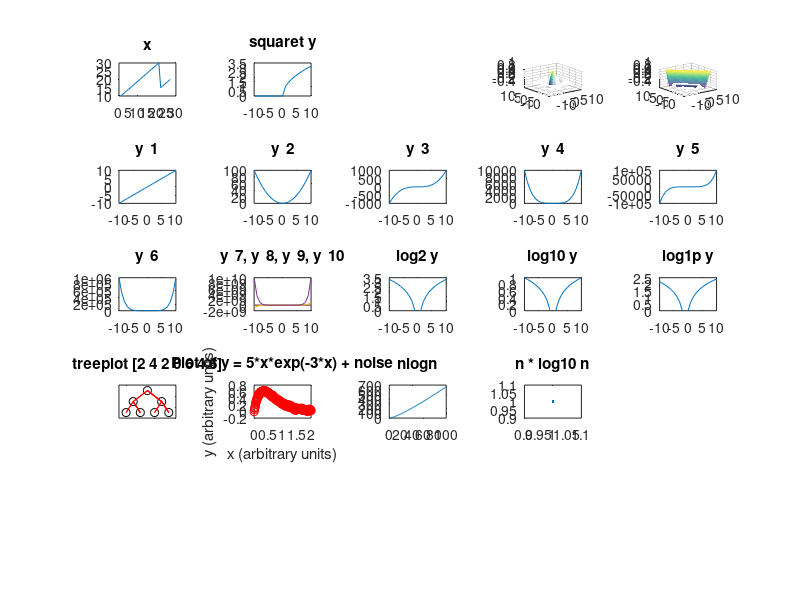

This chart was generated by the following MATLAB code:
a = [1,2,3,4,5];
b = a * 5;
c = b + a;
c++;
c++;
++c;

x = [10:30, 15:20, 20:1, 50:2];
y = -10:10;

subplot (551);
  plot (x);
  title ('x');
subplot (552);
  plot (y, sqrt(y));
  title ('squaret y');
  
subplot (554);
tx = ty = linspace (-8, 8, 300);
[xx, yy] = meshgrid (tx, ty);
r = sqrt (xx .^ 2 + yy .^ 2) + eps;
tz = sin (r) ./ r;
mesh (tx, ty, tz);

subplot (555);
tx = ty = linspace (-8, 8, 300);
[xx, yy] = meshgrid (tx, ty);
r = xx + yy;
tz = sin (r) ./ r;
mesh (tx, ty, tz);

subplot (556);
  plot (y, power(y, 1));
  title ('y ^ 1');
subplot (557);
  plot (y, power(y, 2));
  title ('y ^ 2');
subplot (558);
  plot (y, power(y, 3));
  title ('y ^ 3');  
subplot (559);
  plot (y, power(y, 4));
  title ('y ^ 4');
subplot (5,5,10);
  plot (y, power(y, 5));
  title ('y ^ 5');
subplot (5,5,11);
  plot (y, power(y, 6));
  title ('y ^ 6');  
subplot (5,5,12);
  plot (y, power(y, 7), y, power(y, 8), y, power(y, 9), y, power(y, 10));
  title ('y ^ 7, y ^ 8, y ^ 9, y ^ 10');  
  
subplot (5,5,13);
  plot (y, log2(y));
  title ('log2 y');
subplot (5,5,14);
  plot (y, log10(y));
  title ('log10 y');  
subplot (5,5,15);
  plot (y, log1p(y));
  title ('log1p y');    
  
subplot (5,5,16);
  treeplot ([2 4 2 0 6 4 6]);
  title ('treeplot [2 4 2 0 6 4 6]');   
  
subplot (5,5,17);
x = 0:0.01:2;                 %  generate the x-vector
	y = 5*x.*exp(-3*x);           %  and the "true" function, y
	yn = y + 0.02*randn(size(x)); %  Create a noisy version of y
	plot(x,y,'-',x,yn,'ro');      %  Plot the true and the noisy

	xlabel('x (arbitrary units)');       %  add axis labels and plot title
	ylabel('y (arbitrary units)');
	title('Plot of y = 5*x*exp(-3*x) + noise');

subplot (5,5,18);
  yy = 1:100; 
  plot (yy, log2(yy).*yy);
  title ('nlogn');
  
subplot (5,5,19);
  yy = 1; 
  plot (yy, yy);
  title ('n * log10 n');  
#subplot (5,5,17);
#  plotmatrix (randn (100, 3), 'g+')
#  title ('treeplot [2 4 2 0 6 4 6]');  
 